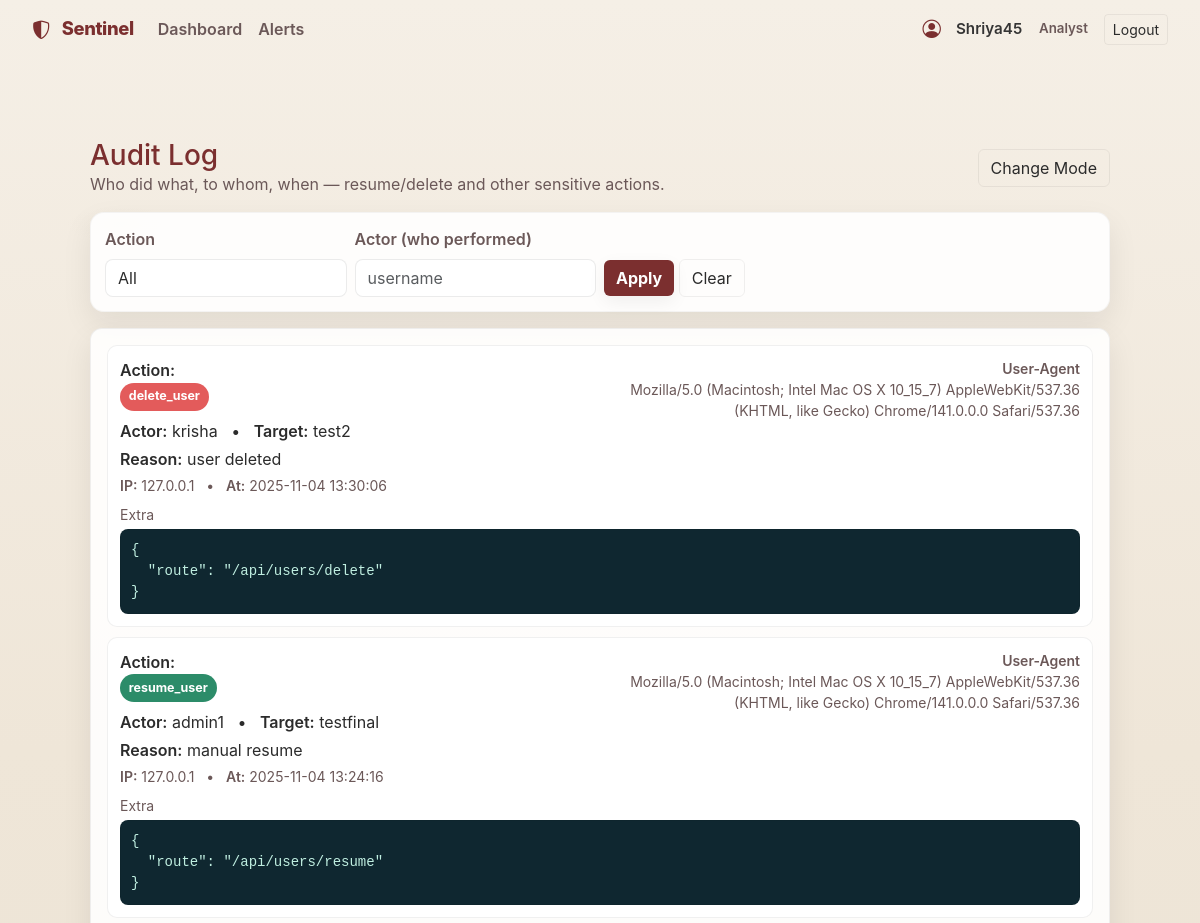
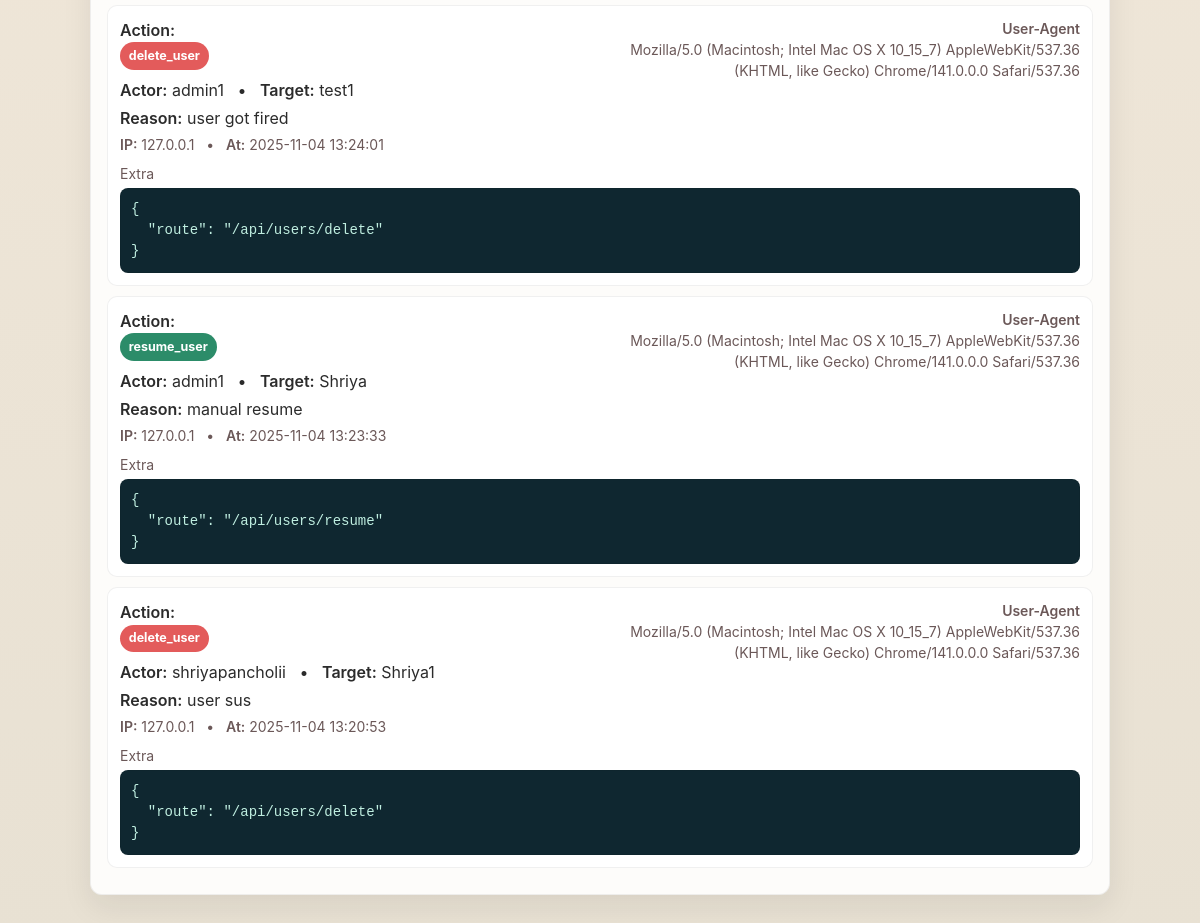
/audit (signed in), run on the app's committed database (2 pictures, top to bottom).
### tables this page shows
CREATE TABLE audit_logs (
        id INTEGER PRIMARY KEY AUTOINCREMENT,
        action TEXT NOT NULL,          -- resume_user / delete_user / ...
        actor TEXT NOT NULL,           -- session username
        target_user TEXT,              -- affected username/id
        reason TEXT,
        ip TEXT,
        user_agent TEXT,
        extra TEXT,                    -- JSON string
        created_at DATETIME NOT NULL DEFAULT CURRENT_TIMESTAMP
    );

### app.py (the view)
@app.route('/audit', methods=['GET'])
@limiter.limit("60 per minute")
def audit_log():
    if not session.get('logged_in'):
        return redirect(url_for('login'))
    q_action = request.args.get('action', '').strip()
    q_actor  = request.args.get('actor', '').strip()
    clauses, params = [], []
    if q_action:
        clauses.append("action = ?")
        params.append(q_action)
    if q_actor:
        clauses.append("actor = ?")
        params.append(q_actor)
    where = f"WHERE {' AND '.join(clauses)}" if clauses else ""
    try:
        conn = get_db_conn()
        cur = conn.cursor()
        cur.execute(f"""
            SELECT id, action, actor, target_user, reason, ip, user_agent, extra, created_at
            FROM audit_logs
            {where}
            ORDER BY id DESC
            LIMIT 300
        """, params)
        rows = cur.fetchall()
        items = []
        for r in rows:
            try:
                extra = json.loads(r['extra']) if r['extra'] else {}
            except Exception:
                extra = r['extra']
            items.append({
                "id": r['id'],
                "action": r['action'],
                "actor": r['actor'],
                "target_user": r['target_user'],
                "reason": r['reason'],
                "ip": r['ip'],
                "user_agent": r['user_agent'],
                "extra": extra,
                "created_at": r['created_at'],
            })
        conn.close()
    except Exception as e:
        print("[/audit] read error:", e)
        items = []
    return render_template('audit_log.html', items=items, q_action=q_action, q_actor=q_actor)

### app.py (called while the page is built)
def get_db_conn():
    conn = sqlite3.connect(DB_PATH)
    conn.row_factory = sqlite3.Row
    return conn

@app.before_request
def enforce_https_in_production():
    USE_HTTPS = os.environ.get("USE_HTTPS", "0").lower() in ("1", "true", "yes")
    if not (FLASK_ENV == "production" and USE_HTTPS):
        return
    proto = request.headers.get('X-Forwarded-Proto', request.scheme)
    if proto != 'https':
        url = request.url.replace("http://", "https://", 1)
        return redirect(url, code=301)

### templates/audit_log.html (shortened to what this page needs)
{% extends 'base.html' %}
{% block content %}
<div class="container py-4">
  <div class="d-flex align-items-center justify-content-between mb-3">
    <div>
      <h1 class="h3" style="color:var(--accent);margin:0">Audit Log</h1>
      <div class="mut">Who did what, to whom, when — resume/delete and other sensitive actions.</div>
    </div>
    <div class="d-flex gap-2">
      <button id="theme_toggle_audit" class="btn btn-outline-light">Change Mode</button>
    </div>
  </div>
  <form method="get" class="card-panel mb-3" style="padding:14px">
    <div class="row g-2 align-items-end">
      <div class="col-12 col-md-3">
        <label class="form-label muted">Action</label>
        <select name="action" class="form-select">
          <option value="" {{ '' == q_action and 'selected' or '' }}>All</option>
        </select>
      </div>
      <div class="col-12 col-md-3">
        <label class="form-label muted">Actor (who performed)</label>
        <input name="actor" class="form-control" value="{{ q_actor or '' }}" placeholder="username">
      </div>
      <div class="col-12 col-md-3">
        <button class="btn btn-accent">Apply</button>
        <a class="btn btn-outline-light" href="{{ url_for('audit_log') }}">Clear</a>
      </div>
    </div>
  </form>
  <div class="audit-card p-3">
    {% if items and items|length > 0 %}
      {% for a in items %}
        <div class="audit-row">
          <div class="d-flex justify-content-between align-items-start">
            <div>
              <div class="k">Action:</div>
              <div>
                {% if a.action == 'delete_user' %}
                  <span class="pill del">{{ a.action }}</span>
                {% elif a.action == 'resume_user' %}
                  <span class="pill res">{{ a.action }}</span>
                {% else %}
                  <span class="pill" style="background:#ddd;color:#222">{{ a.action }}</span>
                {% endif %}
              </div>
              <div class="mt-2"><span class="k">Actor:</span> {{ a.actor or '—' }} &nbsp; • &nbsp;
                  <span class="k">Target:</span> {{ a.target_user or '—' }}</div>
              {% if a.reason %}
                <div class="mt-1"><span class="k">Reason:</span> {{ a.reason }}</div>
              {% endif %}
              <div class="mut small mt-1">
                <span class="k">IP:</span> {{ a.ip or '—' }} &nbsp; • &nbsp;
                <span class="k">At:</span> {{ a.created_at }}
              </div>
            </div>
            <div class="text-end small mut" style="max-width:50%">
              <div class="k">User-Agent</div>
              <div>{{ a.user_agent or '—' }}</div>
            </div>
          </div>
          {% if a.extra %}
            <div class="mt-2">
              <div class="mut small mb-1">Extra</div>
              <pre class="audit-json">{{ a.extra | tojson(indent=2) }}</pre>
            </div>
          {% endif %}
        </div>
      {% endfor %}
    {% else %}
      <div class="alert alert-secondary mb-0">No audit events yet.</div>
    {% endif %}
  </div>
</div>
{% endblock %}

### templates/base.html (shortened to what this page needs)
<!DOCTYPE html>
<html lang="en">
<head>
    <link href="https://cdn.jsdelivr.net/npm/bootstrap@5.3.2/dist/css/bootstrap.min.css" rel="stylesheet">
    <link rel="stylesheet" href="https://cdn.jsdelivr.net/npm/bootstrap-icons@1.10.5/font/bootstrap-icons.css">
</head>
<body>
{% set hide_nav_endpoints = ['login', 'signup'] %}
{% if request.endpoint not in hide_nav_endpoints %}
<nav class="navbar navbar-expand-lg">
    <div class="container-fluid">
        <a class="navbar-brand" href="{{ url_for('dashboard') }}">
            <i class="bi bi-shield-shaded me-2"></i> Sentinel
        </a>
        <div class="collapse navbar-collapse" id="navbarNav">
            <ul class="navbar-nav me-auto mb-2 mb-lg-0">
                {% if session.get('logged_in') %}
                <li class="nav-item"><a class="nav-link" href="{{ url_for('dashboard') }}">Dashboard</a></li>
                <li class="nav-item"><a class="nav-link" href="{{ url_for('alerts_detail') }}">Alerts</a></li>
                {% endif %}
            </ul>
            <div class="d-flex align-items-center">
                {% if session.get('logged_in') %}
                <div class="user-pill me-3">
                    <i class="bi bi-person-circle" style="font-size:1.15rem"></i>
                    <span style="opacity:.95;margin-left:.35rem">{{ session.get('username','User') }}</span>
                    <small class="muted" style="margin-left:.45rem">{{ session.get('role','analyst')|capitalize }}</small>
                </div>
                <a href="{{ url_for('logout') }}" class="btn btn-sm btn-outline-light">Logout</a>
                {% else %}
                <a href="{{ url_for('login') }}" class="btn btn-sm btn-accent me-2">Login</a>
                <a href="{{ url_for('signup') }}" class="btn btn-sm btn-outline-light">Sign Up</a>
                {% endif %}
            </div>
        </div>
    </div>
</nav>
{% endif %}
<div class="content">
    {% block content %}{% endblock %}
</div>
</body>
</html>

### templates/base.html (style rules this page uses)
:root { --bg-900: #f5efe6; --accent: #7b2f2f; --accent-700: #5a1f1f; --muted: #6b5858; --card-bg: rgba(255,255,255,0.88); --glass: rgba(255,255,255,0.85); --danger: #e35b5b; --warning: #d19b4a; --success: #2c8c69; --text-dark: #2b2b2b; --shadow: 0 12px 30px rgba(24,24,24,0.08); }
html,body { height:100% }
body { margin:0; min-height:100%; font-family:"Inter","Poppins",system-ui,-apple-system,"Segoe UI",Roboto,"Helvetica Neue",Arial; background: radial-gradient(900px 300px at 10% 12%, rgba(180,170,155,0.06), transparent 6%), linear-gradient(180deg, #f5efe6 0%, #efe6d8 40%, #e8e1d3 100%); color: var(--text-dark); -webkit-font-smoothing:antialiased; -moz-osx-font-smoothing:grayscale; padding-bottom:48px; }
.navbar { background: transparent; border-bottom: 0; padding: .6rem 1.25rem; }
.navbar-brand { color: var(--accent) !important; font-weight: 800; letter-spacing:-0.02em; font-size:1.15rem; }
.nav-link { color: var(--muted) !important; padding:.35rem .6rem; transition: color .18s ease, transform .12s ease; font-weight:600; }
.navbar .user-pill { color:var(--text-dark); font-weight:600; font-size:0.95rem; display:inline-flex; gap:.6rem; align-items:center; }
.btn-accent { background: var(--accent); color:#fff; border:none; font-weight:700; box-shadow: 0 6px 18px rgba(0,0,0,0.06); }
.btn-outline-light { border-color: rgba(0,0,0,0.06); color: var(--text-dark); background: transparent; }
.content { max-width:1100px; margin:28px auto; padding:28px; }
.card-panel { background: var(--card-bg); border-radius:14px; padding:18px; box-shadow: var(--shadow); border:1px solid rgba(0,0,0,0.04); }
h1, h2, h3 { color: var(--text-dark); margin:0 0 .6rem 0; }
.muted { color: var(--muted); }
input.form-control, textarea.form-control, select.form-select { background:#fff; border:1px solid rgba(0,0,0,0.08); color:var(--text-dark); border-radius:8px; }
input::placeholder { color: rgba(100,100,100,0.45); }
.form-label.muted { color: var(--muted); font-weight:600; }
.bi { color: var(--accent); vertical-align: -2px; }

### templates/audit_log.html (style rules this page uses)
.audit-card { background:var(--card-bg);border-radius:12px;box-shadow:var(--shadow); border:1px solid rgba(0,0,0,0.06) }
.audit-row { border:1px solid rgba(0,0,0,0.06);border-radius:10px;padding:12px;margin-bottom:10px; background:var(--card-bg) }
.mut { color:var(--muted) }
.pill { display:inline-block;padding:.28rem .55rem;border-radius:999px;font-weight:700;font-size:.78rem }
.pill.del { background:var(--danger);color:#fff }
.pill.res { background:var(--success);color:#fff }
.k { font-weight:600 }
pre.audit-json { background:#0f2730;color:#bfeee0;border-radius:8px;padding:10px;white-space:pre-wrap; border:1px solid rgba(0,0,0,0.06);margin:0 }

### data on the page
audit_logs: action "delete_user", actor "krisha", target_user "test2", reason "user deleted", ip "127.0.0.1", created_at "2025-11-04 13:30:06", user_agent "Mozilla/5.0 (Macintosh; Intel Mac OS X 10_15_7) AppleWebKit/537.36 (KHTML, like Gecko) Chrome/141.0.0.0 Safari/537.36", extra|tojson "{ \"route\": \"/api/users/delete\" }"
audit_logs: action "resume_user", actor "admin1", target_user "testfinal", reason "manual resume", ip "127.0.0.1", created_at "2025-11-04 13:24:16", user_agent "Mozilla/5.0 (Macintosh; Intel Mac OS X 10_15_7) AppleWebKit/537.36 (KHTML, like Gecko) Chrome/141.0.0.0 Safari/537.36", extra|tojson "{ \"route\": \"/api/users/resume\" }"
audit_logs: action "delete_user", actor "admin1", target_user "test1", reason "user got fired", ip "127.0.0.1", created_at "2025-11-04 13:24:01", user_agent "Mozilla/5.0 (Macintosh; Intel Mac OS X 10_15_7) AppleWebKit/537.36 (KHTML, like Gecko) Chrome/141.0.0.0 Safari/537.36", extra|tojson "{ \"route\": \"/api/users/delete\" }"
audit_logs: action "resume_user", actor "admin1", target_user "Shriya", reason "manual resume", ip "127.0.0.1", created_at "2025-11-04 13:23:33", user_agent "Mozilla/5.0 (Macintosh; Intel Mac OS X 10_15_7) AppleWebKit/537.36 (KHTML, like Gecko) Chrome/141.0.0.0 Safari/537.36", extra|tojson "{ \"route\": \"/api/users/resume\" }"
audit_logs: action "delete_user", actor "shriyapancholii", target_user "Shriya1", reason "user sus", ip "127.0.0.1", created_at "2025-11-04 13:20:53", user_agent "Mozilla/5.0 (Macintosh; Intel Mac OS X 10_15_7) AppleWebKit/537.36 (KHTML, like Gecko) Chrome/141.0.0.0 Safari/537.36", extra|tojson "{ \"route\": \"/api/users/delete\" }"

### other printed values
{{ session.get('username','User') }} "Shriya45"
{{ session.get('role','analyst')|capitalize }} "Analyst"
